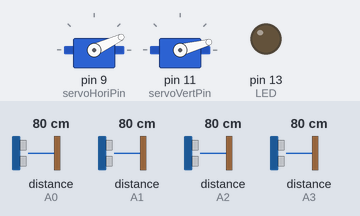
This sketch was run on a simulated Arduino Uno, built with avr-gcc and run on an emulated ATmega328P. Shown: 2 × servo, output pins drawn as LEDs (lit = HIGH). Wiring (inferred from the names in the program): 4 × ultrasonic range finder: trigger pin 4, echo A3 / trigger pin 5, echo A2 / trigger pin 6, echo A1 / trigger pin 7, echo A0. Dashed ring = blinking. The test bench sets the inputs (shaded band); at power-on: distance to the obstacle (sensors on A0, A3, A1, A2) 80 cm. The echo pulse lasts 58.3 µs per cm; pins used as bus, display or sensor lines are not drawn.

Above: at 1.2 s.
1.3 s: distance to the obstacle (sensor on A0) set to 38 cm
2.8 s: distance to the obstacle (sensor on A0) set to 30 cm
At 3.6 s:
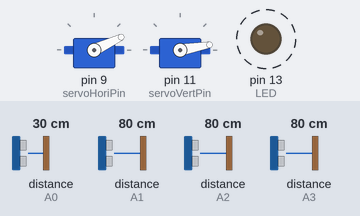
5.8 s: distance to the obstacle (sensor on A3) set to 38 cm
At 6.9 s:
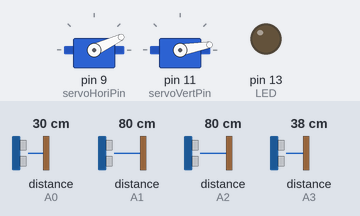
8.8 s: distance to the obstacle (sensor on A3) set to 31 cm
At 10.7 s:
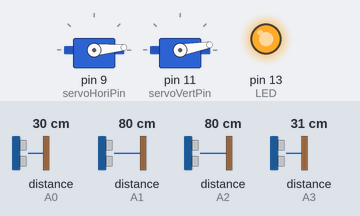
11.8 s: distance to the obstacle (sensor on A1) set to 36 cm
13.3 s: distance to the obstacle (sensor on A1) set to 31 cm
At 14.0 s:
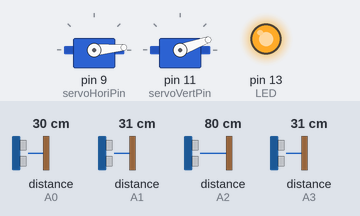
Timing chart, 0 to 16.3 s (numbered marks = the images above; inputs shaded):
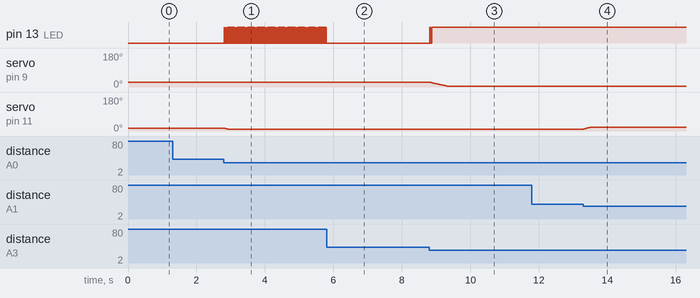

The sketch:

Final_source_Team4.ino
```cpp
#include <Servo.h>
#define MAX 45    //Max Degree of Horizontal Motor
#define MIN 5     //Min Degree of Horizontal Motor
#define MAX2 20   //Max Degree of Vertical Motor
#define MIN2 10   //Min Degree of Vertical Motor
#define DIST 33   //Threshold of the ultrasonic sensor
const int LED = 13;

Servo servoHori; //Initialize Horizontal Motor
Servo servoVert; //Initialize Vertical Motor

const int servoHoriPin = 9;  //Set Horizontal Motor Pin Number
int currentAngle = 25;      //Set Current Angle of Horizontal Motor
int angle = 25;
const int leftTrigPin = 5;    //Set left UltraSonic sensor
const int leftEchoPin = A2;
const int rightTrigPin = 4;  //Set right UltraSonic sensor
const int rightEchoPin = A3;
double leftDuration, rightDuration;
double leftDistance, rightDistance;
long defaultDistance = 20;    //Set Initial Distance
boolean left = false;
boolean right = false;

const int servoVertPin = 11;  //Set Vertical Motor Pin Number
const int upTrigPin = 6;    //Set up UltraSonic sensor
const int upEchoPin = A1;
const int downTrigPin = 7;   //Set down UltraSonic sensor
const int downEchoPin = A0;
double upDuration, downDuration;
double upDistance, downDistance;
boolean up = false;
boolean down = false;
int currentAngle2 = 15;    //Set Current Angle of Vertical\ Motor
int  angle2 = 15;
void setup() {
  pinMode(LED, OUTPUT);

  pinMode(leftTrigPin, OUTPUT);    //Setup Sensors and Motors
  pinMode(leftEchoPin, INPUT);
  pinMode(rightTrigPin, OUTPUT);
  pinMode(rightEchoPin, INPUT);

  servoHori.attach(servoHoriPin);
  servoHori.write(currentAngle);

  pinMode(upTrigPin, OUTPUT);
  pinMode(upEchoPin, INPUT);
  pinMode(downTrigPin, OUTPUT);
  pinMode(downEchoPin, INPUT);

  servoVert.attach(servoVertPin);
  servoVert.write(currentAngle2);


}

void loop() {

  //Calculate upDuration and upDistance from up Sensor
  digitalWrite(upTrigPin, LOW);
  delayMicroseconds(2);
  digitalWrite(upTrigPin, HIGH);
  delayMicroseconds(10);
  digitalWrite(upTrigPin, LOW);
  upDuration = pulseIn(upEchoPin, HIGH);
  upDistance = upDuration / (29 * 2);

  //Calculate downDuration and downDistance from down Sensor
  digitalWrite(downTrigPin, LOW);
  delayMicroseconds(2);
  digitalWrite(downTrigPin, HIGH);
  delayMicroseconds(10);
  digitalWrite(downTrigPin, LOW);
  downDuration = pulseIn(downEchoPin, HIGH);
  downDistance = downDuration / (29 * 2);

  //Set boolean arguements
  if (upDistance < DIST)
    up = true;
  else
    up = false;
  if (downDistance < DIST)
    down = true;
  else
    down = false;

  //Algorithm for movement of motor (Described in PowerPoint)
  if ((up == true) && (down == true))
  {
    digitalWrite(LED, HIGH);
    if (currentAngle2 < MAX2)
      {
        angle2++;
        currentAngle2 = angle2;
        servoVert.write(currentAngle2);
      }
    /*
      if (currentAngle2 > MIN2)
      {
        angle2--;

        currentAngle2 = angle2;
        servoVert.write(currentAngle2);
      }
      */
  }
  else
  {
    if (up == true)
    {
      digitalWrite(LED, LOW);
      servoVert.write(currentAngle2);
    }
    else
    {
      digitalWrite(LED, LOW);
      //servoVert.write(currentAngle2);
      //delay(30);

    }
    if (down == true)
    {
      digitalWrite(LED, HIGH);
      if (currentAngle2 > MIN2)
      {
        angle2--;

        currentAngle2 = angle2;
        servoVert.write(currentAngle2);
      }
    }
    else
    {
      digitalWrite(LED, LOW);
      servoVert.write(currentAngle2);
      //delay(30);
    }
  }


  //Calculate leftDuration and leftDistance from left Sensor
  digitalWrite(leftTrigPin, LOW);
  delayMicroseconds(2);
  digitalWrite(leftTrigPin, HIGH);
  delayMicroseconds(10);
  digitalWrite(leftTrigPin, LOW);
  leftDuration = pulseIn(leftEchoPin, HIGH);
  leftDistance = leftDuration / (29 * 2);

  //Calculate rightDuration and rightDistance from right Sensor
  digitalWrite(rightTrigPin, LOW);
  delayMicroseconds(2);
  digitalWrite(rightTrigPin, HIGH);
  delayMicroseconds(10);
  digitalWrite(rightTrigPin, LOW);
  rightDuration = pulseIn(rightEchoPin, HIGH);
  rightDistance = rightDuration / (29 * 2);

  //Set boolean arguements
  if (leftDistance < DIST)
    left = true;
  else
    left = false;
  if (rightDistance < DIST)
    right = true;
  else
    right = false;

  //Algorithm for movement of motor (Described in PowerPoint)
  if ((left == true) && (right == true))
  {
    digitalWrite(LED, LOW);
    //servoHori.write(currentAngle);
  }
  else
  {
    if (left == true)
    {
      digitalWrite(LED, HIGH);
      if (currentAngle < MAX)
      {
        angle++;

        currentAngle = angle;
        servoHori.write(currentAngle);
      }
    }
    else
    {
      digitalWrite(LED, LOW);
      //servoHori.write(currentAngle);
      //delay(10);

    }
    if (right == true)
    {
      digitalWrite(LED, HIGH);
      if (currentAngle > MIN)
      {
        angle--;

        currentAngle = angle;
        servoHori.write(currentAngle);
      }
    }
    else
    {
      digitalWrite(LED, LOW);
      //servoHori.write(currentAngle);
      //delay(10);
    }
  }
        delay(10);

  //delay(30);
  /*
  if(leftDistance < 30)
  {
    digitalWrite(LED,HIGH);
    if(currentAngle < 135)
    {
      angle++;

      currentAngle = angle;
      servoHori.write(currentAngle);
      delay(30);
    }
  }
  else
  {
    digitalWrite(LED,LOW);

  }
  delay(50);
  */
}
```

Measured:
- the behaviour switches between 34 and 33 cm on distance to the obstacle (sensor on A0) (found by bisection; images 0 and 1)
- the behaviour switches between 34 and 33 cm on distance to the obstacle (sensor on A3) (found by bisection; images 2 and 3)
- after the input at 1.3 s, every drawn part: stays the same
- after the input at 2.8 s, pin 13 (LED): alternates HIGH for 0.01 s and LOW for 0.02 s, starting at once; servo on pin 11 (servoVertPin): 15° → 10° at once
- after the input at 5.8 s, pin 13 (LED): stops changing and stays LOW
- after the input at 8.8 s, pin 13 (LED): LOW → HIGH at once, → LOW 0.02 s later, → HIGH 0.04 s later; servo on pin 9 (servoHoriPin): moves from 25° to 5° over 0.48 s, starting at once
- after the input at 11.8 s, every drawn part: stays the same
- after the input at 13.3 s, servo on pin 11 (servoVertPin): moves from 10° to 20° over 0.20 s, starting at once
